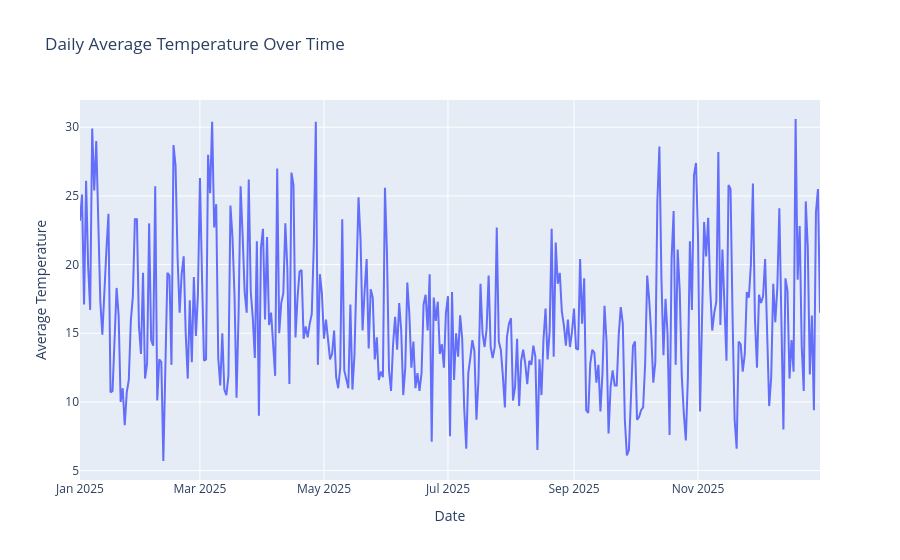

The notebook cell saved with this chart:
### Code cell
import plotly.express as px
fig = px.line(
    weather_daily,
    x="date",
    y="wind_speed_10m_max",
    title="Daily Average Temperature Over Time",
    markers=False
)

fig.update_layout(
    xaxis_title="Date",
    yaxis_title="Average Temperature",
    hovermode="x unified"
)

fig.show()

### Figure 1 — Plotly figure (JSON) as saved in the notebook; plotly's stock layout.template omitted (floating-point values rounded to 4 significant figures; data arrays with more than 128 entries replaced by an {"elided": "..."} marker saying what was removed)
{"data": [{"hovertemplate": "date=%{x}<br>wind_speed_10m_max=%{y}<extra></extra>", "legendgroup": "", "line": {"color": "#636efa", "dash": "solid"}, "marker": {"symbol": "circle"}, "mode": "lines", "name": "", "orientation": "v", "showlegend": false, "type": "scatter", "x": {"elided": "365 str values"}, "xaxis": "x", "y": {"elided": "365 float values"}, "yaxis": "y"}], "layout": {"hovermode": "x unified", "legend": {"tracegroupgap": 0}, "title": {"text": "Daily Average Temperature Over Time"}, "xaxis": {"anchor": "y", "domain": [0, 1], "title": {"text": "Date"}}, "yaxis": {"anchor": "x", "domain": [0, 1], "title": {"text": "Average Temperature"}}}}
